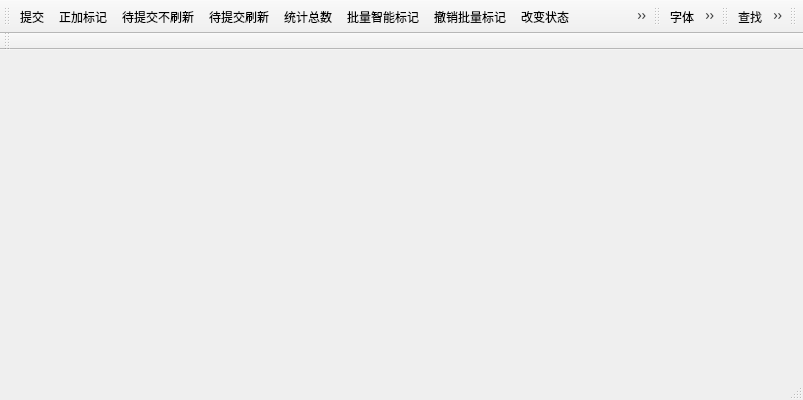
<?xml version="1.0" encoding="UTF-8"?>
<ui version="4.0">
 <class>IndexMainWindow</class>
 <widget class="QMainWindow" name="IndexMainWindow">
  <property name="geometry">
   <rect>
    <x>0</x>
    <y>0</y>
    <width>803</width>
    <height>400</height>
   </rect>
  </property>
  <property name="windowTitle">
   <string>IndexMainWindow</string>
  </property>
  <widget class="QWidget" name="centralwidget">
   <layout class="QGridLayout" name="gridLayout"/>
  </widget>
  <widget class="QMenuBar" name="menubar">
   <property name="geometry">
    <rect>
     <x>0</x>
     <y>0</y>
     <width>803</width>
     <height>22</height>
    </rect>
   </property>
  </widget>
  <widget class="QStatusBar" name="statusbar"/>
  <widget class="QToolBar" name="toolBar_base_area">
   <property name="windowTitle">
    <string>toolBar</string>
   </property>
   <property name="autoFillBackground">
    <bool>false</bool>
   </property>
   <attribute name="toolBarArea">
    <enum>TopToolBarArea</enum>
   </attribute>
   <attribute name="toolBarBreak">
    <bool>false</bool>
   </attribute>
   <addaction name="action_finish_local"/>
   <addaction name="action_indexing"/>
   <addaction name="action_check_local"/>
   <addaction name="action_check_local_with_update"/>
   <addaction name="action_total_number"/>
   <addaction name="action_auto_indexing"/>
   <addaction name="action_undo_auto_indexing"/>
   <addaction name="action_show_original_data"/>
   <addaction name="action_show_bottom_view"/>
   <addaction name="action_show_error_view"/>
   <addaction name="action_show_help_view"/>
  </widget>
  <widget class="QToolBar" name="toolBar_advanced_area">
   <property name="windowTitle">
    <string>toolBar_2</string>
   </property>
   <attribute name="toolBarArea">
    <enum>TopToolBarArea</enum>
   </attribute>
   <attribute name="toolBarBreak">
    <bool>false</bool>
   </attribute>
   <addaction name="action_set_font"/>
   <addaction name="action_text_replace"/>
   <addaction name="action_advanced_setting"/>
   <addaction name="action_save_data"/>
   <addaction name="action_get_new_task"/>
  </widget>
  <widget class="QToolBar" name="toolBar_search_area">
   <property name="windowTitle">
    <string>toolBar_3</string>
   </property>
   <attribute name="toolBarArea">
    <enum>TopToolBarArea</enum>
   </attribute>
   <attribute name="toolBarBreak">
    <bool>false</bool>
   </attribute>
   <addaction name="action_search"/>
   <addaction name="action_reset_search_result"/>
  </widget>
  <widget class="QToolBar" name="toolBar_label_area">
   <property name="windowTitle">
    <string>toolBar_4</string>
   </property>
   <attribute name="toolBarArea">
    <enum>TopToolBarArea</enum>
   </attribute>
   <attribute name="toolBarBreak">
    <bool>false</bool>
   </attribute>
  </widget>
  <widget class="QToolBar" name="toolBar_combobox_area">
   <property name="windowTitle">
    <string>toolBar</string>
   </property>
   <attribute name="toolBarArea">
    <enum>TopToolBarArea</enum>
   </attribute>
   <attribute name="toolBarBreak">
    <bool>true</bool>
   </attribute>
  </widget>
  <action name="action_finish_local">
   <property name="text">
    <string>提交</string>
   </property>
   <property name="toolTip">
    <string>提交到缓存</string>
   </property>
   <property name="shortcut">
    <string>Ctrl+N</string>
   </property>
  </action>
  <action name="action_check_local">
   <property name="text">
    <string>待提交不刷新</string>
   </property>
   <property name="toolTip">
    <string>切换视图到缓存数据</string>
   </property>
   <property name="shortcut">
    <string>Alt+Z</string>
   </property>
  </action>
  <action name="action_check_local_with_update">
   <property name="text">
    <string>待提交刷新</string>
   </property>
   <property name="toolTip">
    <string>切换视图到缓存数据，同时更新缓存数据</string>
   </property>
  </action>
  <action name="action_total_number">
   <property name="text">
    <string>统计总数</string>
   </property>
  </action>
  <action name="action_auto_indexing">
   <property name="text">
    <string>批量智能标记</string>
   </property>
   <property name="toolTip">
    <string>通过一定算法实现智能标引</string>
   </property>
  </action>
  <action name="action_undo_auto_indexing">
   <property name="text">
    <string>撤销批量标记</string>
   </property>
  </action>
  <action name="action_show_original_data">
   <property name="text">
    <string>改变状态</string>
   </property>
   <property name="toolTip">
    <string>显示原始引文数据</string>
   </property>
  </action>
  <action name="action_show_bottom_view">
   <property name="text">
    <string>显示原始引文</string>
   </property>
   <property name="toolTip">
    <string>显示隐藏下方视图</string>
   </property>
  </action>
  <action name="action_show_error_view">
   <property name="text">
    <string>显示错误</string>
   </property>
   <property name="toolTip">
    <string>显示错误视图</string>
   </property>
  </action>
  <action name="action_show_help_view">
   <property name="text">
    <string>标记提示</string>
   </property>
   <property name="toolTip">
    <string>显示操作帮助提示</string>
   </property>
  </action>
  <action name="action_set_font">
   <property name="text">
    <string>字体</string>
   </property>
   <property name="toolTip">
    <string>设置字体</string>
   </property>
  </action>
  <action name="action_text_replace">
   <property name="text">
    <string>文本替换</string>
   </property>
   <property name="toolTip">
    <string>按照设定好的文本进行自动替换</string>
   </property>
  </action>
  <action name="action_advanced_setting">
   <property name="text">
    <string>高级</string>
   </property>
   <property name="toolTip">
    <string>高级设置</string>
   </property>
  </action>
  <action name="action_save_data">
   <property name="text">
    <string>保存</string>
   </property>
   <property name="toolTip">
    <string>保存当前数据到数据库</string>
   </property>
  </action>
  <action name="action_get_new_task">
   <property name="text">
    <string>取任务</string>
   </property>
   <property name="toolTip">
    <string>获取新任务数据</string>
   </property>
  </action>
  <action name="action_search">
   <property name="text">
    <string>查找</string>
   </property>
   <property name="toolTip">
    <string>查找指定文本</string>
   </property>
  </action>
  <action name="action_reset_search_result">
   <property name="text">
    <string>还原</string>
   </property>
   <property name="toolTip">
    <string>重置查找之后文本显示样式</string>
   </property>
  </action>
  <action name="action_indexing">
   <property name="text">
    <string>正加标记</string>
   </property>
   <property name="toolTip">
    <string>显示引文标记视图</string>
   </property>
  </action>
 </widget>
 <resources/>
 <connections/>
</ui>
